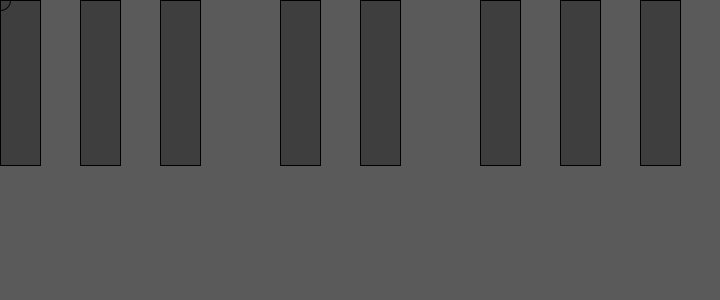
Frame 1 (no input)
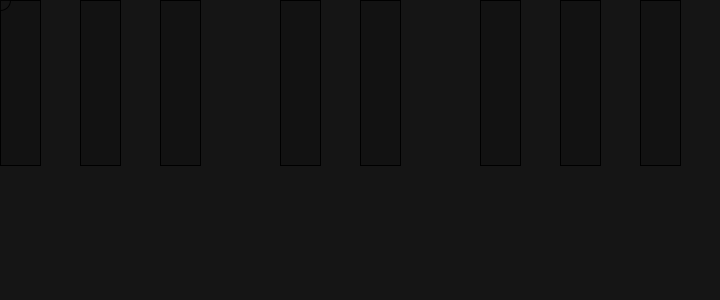
Frame 60 (the mouse pressed at the canvas centre just before this capture)
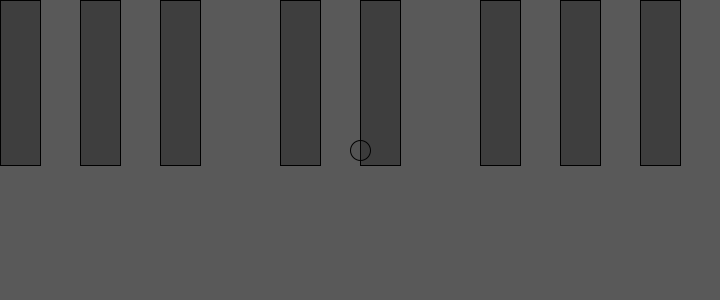
Frame 120 (the mouse held since frame 60 and released just before this capture)

The Processing sketch that drew these frames (run headless with seeded random() and noise(); from frame 60 on, the mouse is pressed at the canvas centre):

// Processing sketch: processing_155988
// ── processing_155988.pde

int number0fPi = 5;
float cc = 4.5;
char myLetter = 'A';
String country = "B"; 


void setup (){
  size(720, 300);
  }
  
 void draw(){
background(random(140));
fill(10, 90);
rect(0, 0, 40, 165);

fill(10, 90);
rect(80, 0, 40, 165);

fill(10, 90);
rect(160, 0, 40, 165);

fill(10,90);
rect(280, 0, 40, 165);

fill(10, 90);
rect(360, 0, 40, 165);

fill(10, 90);
rect(480, 0, 40, 165);

fill(10, 90);
rect(560, 0, 40, 165);

fill(10, 90);
rect(640, 0, 40, 165);


fill(30, 30);
ellipse(mouseX, mouseY, 20, 20);
 }
